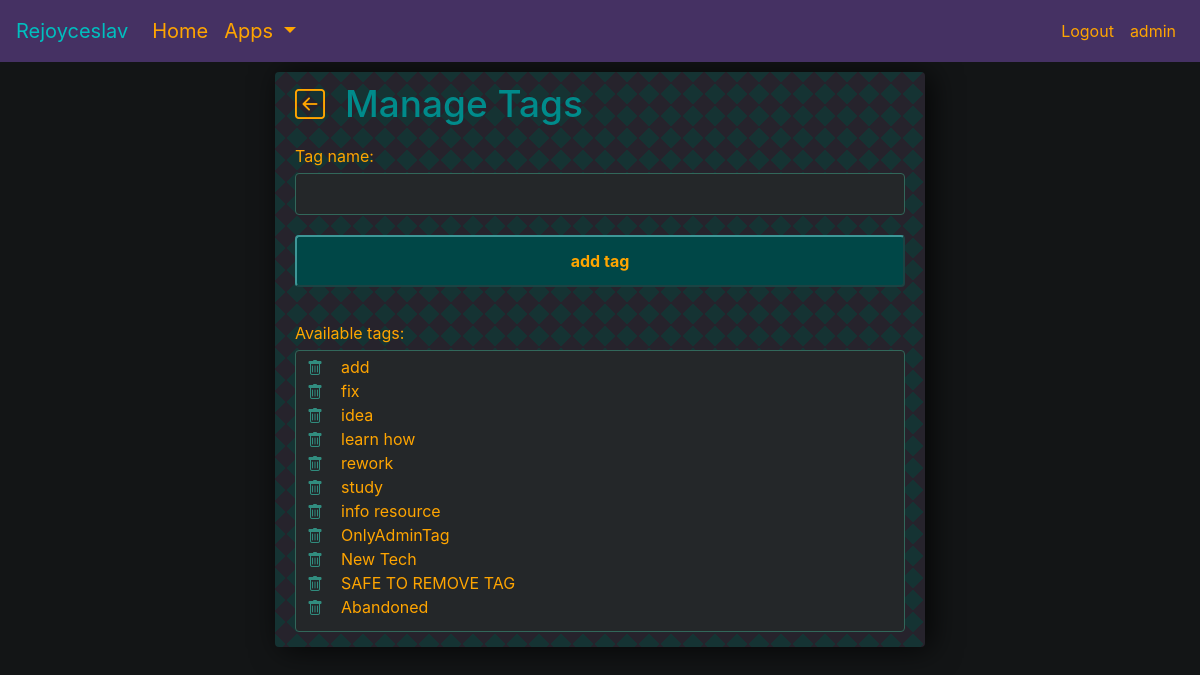
The page /tasks-tags (signed in) on the database as committed earlier.
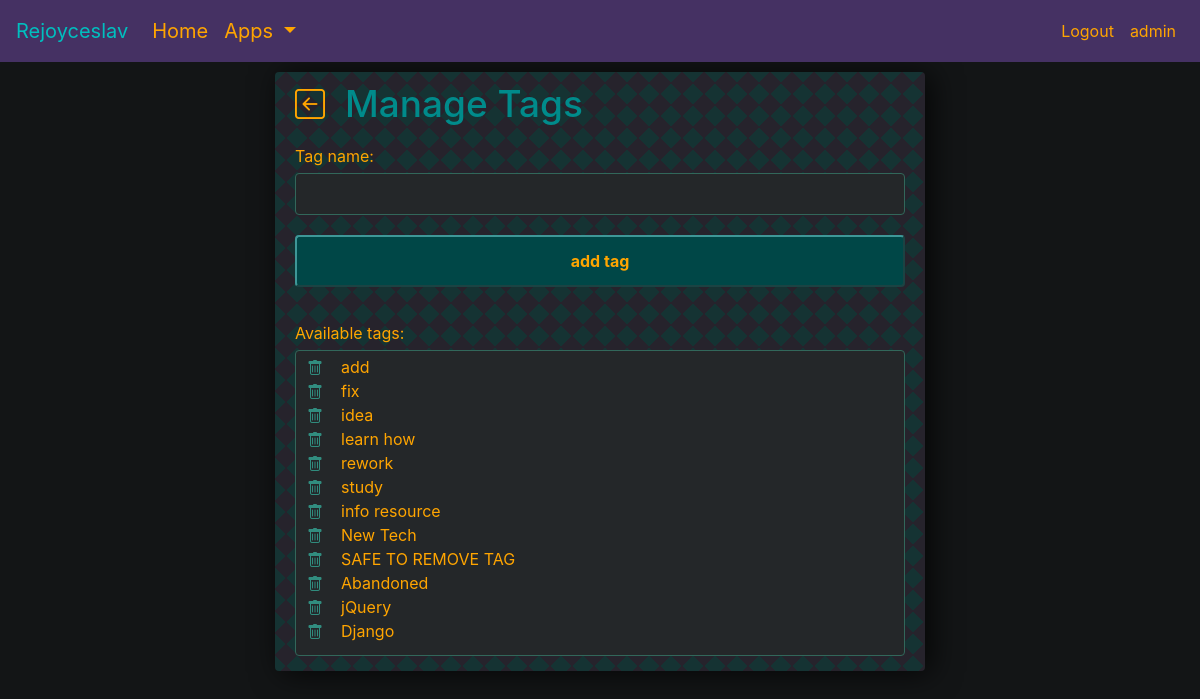
The same page on the database as committed later.
### tasks/models.py (models this page shows)
class Tag(models.Model):
    user = models.ForeignKey(User, on_delete=models.PROTECT, null=True, blank=False)
    name = models.CharField(max_length=30, null=True, blank=False)
    def __str__(self):
        if self.name:
            return self.name
        else:
            return "NO_NAME_ASSIGNED"

### tasks/views.py (the view, shortened to what this page needs)
# urls.py: path('tasks-tags', AddTagView.as_view(), name='tasks_tags'),
class AddTagView(LoginRequiredMixin, View):
    def get(self, request):  # get request comes here
        tags = Tag.objects.filter(user=self.request.user)
        form = AddTagForm()
        context = {
                    'tags': tags,
                    'form': form,
                   }
        return render(request, 'tasks/task_add_tag.html', context)

### tasks/forms.py
class AddTagForm(ModelForm):
    def __init__(self, *args, **kwargs):
        super().__init__(*args, **kwargs)
        self.fields['name'].widget.attrs.update({'class': 'input-dark', 'autofocus': 'True'})
    class Meta:
        model = Tag
        fields = ['name']

### tasks/templates/tasks/task_add_tag.html (shortened to what this page needs)
{% extends 'info_page.html' %}
{% block info_content %}
<div>
    <div style="display: flex; margin-bottom: 10px">
        <div class="tooltip-wrapper" style="display: flex">
            <a href="{% url 'tasks_list' %}"><i id="backButton" style="font-size: 30px; color: orange" class="bi-arrow-left-square"></i></a>
        </div>
        <h2 style="padding-left: 20px; font-size: 37px">Manage Tags</h2>
    </div>
    <div style="margin-top: 10px">Tag name:</div>
        <div>
            <form method="POST" id="TagsForm">
                {{ form.name }}
            </form>
        </div>
        <div>
            <input form="TagsForm" class="btn-info" type="submit" value="add tag">
        </div>
    <div>
        <br>
        <span>Available tags:</span>
        <br>
        <div style="padding-left: 5px" class="input-dark">
            {% for tag in tags %}
                <div style="display: flex">
                    <form action="{% url 'tasks_delete_tag' tag.id %}">
                        <div class="tooltip-wrapper" style="display: flex">
                            <button class="btn-info-buttonless" id="inputDeleteButton" style="line-height: 16px;"><i class="bi-trash"></i></button>
                        </div>
                    </form>
                    <div class="separator-vertical"></div>
                    <div style="padding-left: 10px; position: relative; top: -4px">{{ tag|linebreaksbr }}</div>
                </div>
            {% endfor %}
        </div>
    </div>
</div>
{% endblock info_content %}

Rows that differ between the two databases and show on the page:
removed Tag: name "OnlyAdminTag"
added Tag: name "jQuery"
added Tag: name "Django"
